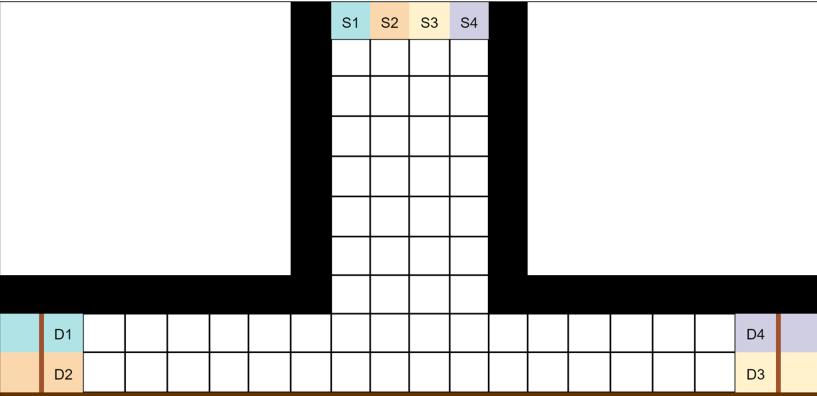
#> input picture Pics/Round1_Crop.png, 1634 x 791 px, found by its file name (shown at 1/2 size)
$ python inputProcessing.py
#> lines starting #> are read from the running program, lines starting #| are printed output that depends on the picture; after the words box and inside, x2 and y2 are one past the last pixel; in counts of white or black regions, pixels touching at a corner belong together
import cv2
import numpy as np
import csv

class ImageProcess:
    def __init__(self, img_path, file_path):
        self.img_path = img_path
        self.file_path = file_path
        self.cords = []  # Empty list to store unique cords

    def cordsExtract(self):
        # Reading image with OpenCv
        # and processing it for better
        # extraction of contours and
        # corodinates
        img = cv2.imread(self.img_path)
#> img is the input picture: shape (791, 1634, 3); mean B, G, R 205.8, 207.1, 207.7
        gray = cv2.cvtColor(img, cv2.COLOR_BGR2GRAY)
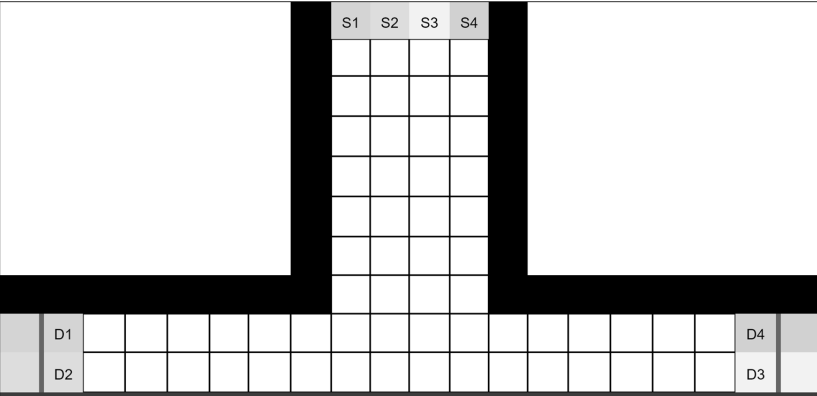
#> gray: shape (791, 1634) (shown at 1/2 size); min 0, max 255, mean 207.2
        blur = cv2.bilateralFilter(gray, 12, 12, 60)
        edged = cv2.Canny(blur, 170, 200)
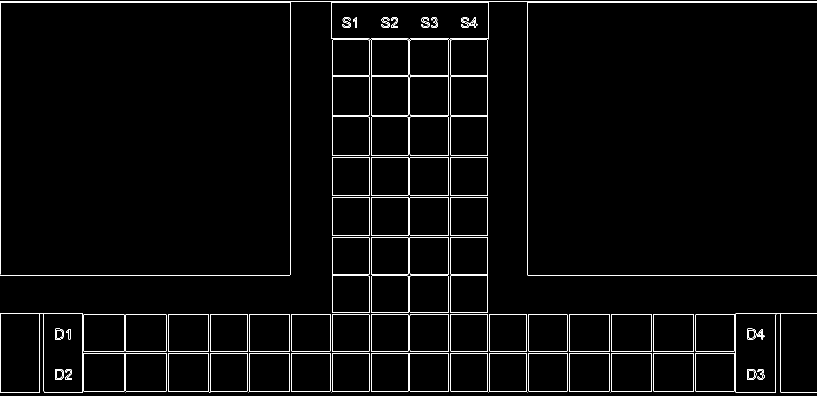
#> edged: shape (791, 1634) (shown at 1/2 size); 2.2% white in thin lines or dots
        ret, thresh1 = cv2.threshold(edged, 80, 255, cv2.THRESH_BINARY)

        # Fetching and drawing contours
        contours, _ = cv2.findContours(thresh1, cv2.RETR_TREE, cv2.CHAIN_APPROX_NONE)
#> contours = 185 contours, 18 with area under 20; largest, box (x1, y1, x2, y2) and area: (0, 627, 166, 785) 24414, (662, 4, 978, 79) 23004, (662, 4, 978, 79) 23001, (1470, 627, 1634, 785) 12572, (1470, 627, 1553, 785) 12568
        cv2.drawContours(img, contours, 0, (0, 0, 255), 2)
#> img: shape (791, 1634, 3); under 0.01% of pixels changed, all inside (x1, y1, x2, y2) = (1219, 783, 1222, 786)

        # Creating white background image with
        # dimesions similar to input image
        # for mapping the coordinates and
        # drawing the coordinates
        h_img, w_img, _ = img.shape
#> h_img = 791; w_img = 1634
        self.blank = np.zeros([h_img, w_img, 3], dtype = np.uint8)
        self.blank [:, :] = [0, 0, 0]

        # Filtering through each contour and
        # then getting the coordinates to
        # add to the above list
        area = set()
        for contour in contours:
            approx = cv2.approxPolyDP(contour, 0.001 * cv2.arcLength(contour, True), True)

            # if len(approx) == 4:
            M = cv2.moments(contour)
            if M['m00'] > 3500 and M['m00'] < 6500:
                if M['m00'] == 0:
                    cX, cY = 0, 0,
                else:
                    cX = int(M["m10"] / M["m00"])
                    cY = int(M["m01"] / M["m00"])

                area.add(M['m00'])

                x, y, w, h = cv2.boundingRect(approx)

                # print([x, y, w, h])
                aspectRatio = float(w)/h
                if aspectRatio >= 0.8 and aspectRatio <= 1.20:
                    cv2.drawContours(self.blank, [approx], 0, (0, 0, 255), 2)
                    cv2.circle(self.blank, (cX, cY), 5, (255, 0, 0), 1)
                    if (cX, cY) not in self.cords:
                        self.cords.append([cX, cY])
#> this loop made 185 passes
#> (cX, cY, x, y, w, h, aspectRatio) on passes 8 to 19: (1429, 744, 1391, 706, 78, 78, 1), (1429, 744, 1391, 706, 78, 78, 1), (1346, 744, 1306, 706, 82, 78, 1.05), (1346, 744, 1306, 706, 82, 78, 1.05), (1262, 744, 1222, 706, 82, 78, 1.05), (1262, 744, 1222, 706, 82, 78, 1.05), (1178, 744, 1138, 706, 82, 78, 1.05), (1178, 744, 1138, 706, 82, 78, 1.05), (1095, 744, 1056, 706, 79, 78, 1.01), (1095, 744, 1056, 706, 79, 78, 1.01), (1015, 744, 978, 706, 76, 78, 0.974), (1015, 744, 978, 706, 76, 78, 0.974)
#> cX on pass 137: 778
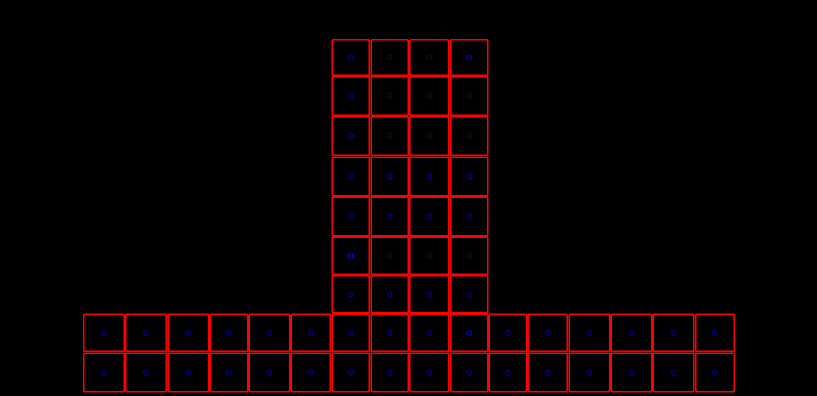
#> self.blank: shape (791, 1634, 3) (shown at 1/2 size); mean of channels 0, 1, 2 0.3, 0, 10.7; drawn as B, G, R
#> after the loop, area = 52 items; self.cords = 120 pairs, first value 207 to 1429, second value 114 to 744

        # cv2.imshow(f"Original", img)
        cv2.imshow(f"Rects", self.blank)

        # print(np.array(cords))
        cv2.waitKey(0)
        cv2.destroyAllWindows()

    def imageSave(self, imgSave_path):
        cv2.imwrite(imgSave_path, self.blank)

    def cords2CSV(self):
        self.cords.sort()
        print("Creating CSV file...")

        header = [['x', 'y']]
        print("Writing CSV file...")
        with open(self.file_path, 'w') as file:

            writer = csv.writer(file)
            writer.writerows(header)
            writer.writerows(self.cords)

        file.close()
        print("CSV file ready")

if __name__ == '__main__':

    # Image Path
    img_path = r'Pics\Round1_Crop.png'

    # File Path
    filename = r'Files\Co-ordinates_1.csv'

    extraction = ImageProcess(img_path, filename)

    extraction.cordsExtract()

    img_save = r'Pics\Blank_1.png'
    extraction.imageSave(img_save)
    extraction.cords2CSV()

$ run again, with Pics/Round2_Crop.png copied over Pics/Round1_Crop.png
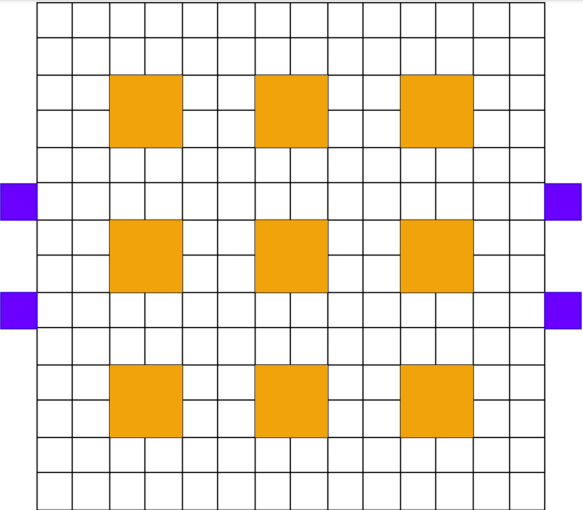
#> input picture Pics/Round2_Crop.png, 1165 x 1019 px, found by its file name (shown at 1/2 size)
#> in cordsExtract, img is the input picture: shape (1019, 1165, 3); mean B, G, R 203.3, 223, 237.2
#> in cordsExtract, `edged = cv2.Canny(blur, 170, 200)`:
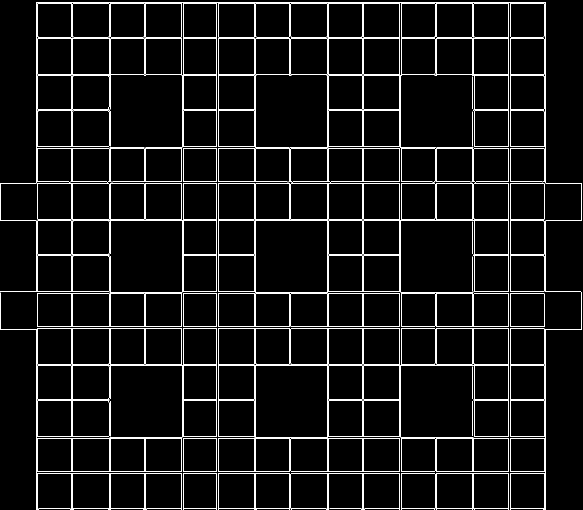
#> edged: shape (1019, 1165) (shown at 1/2 size); 4.5% white in thin lines or dots
#> contours = 304 contours, 19 with area under 20; largest, box (x1, y1, x2, y2) and area: (436, 366, 656, 654) 46088, (436, 656, 656, 944) 46017, (75, 656, 434, 944) 33470, (75, 366, 434, 654) 28349, (727, 366, 1018, 654) 24496
#> img: shape (1019, 1165, 3); 0.07% of pixels changed, all inside (x1, y1, x2, y2) = (1019, 945, 1090, 1019)
#> the loop in cordsExtract, `for contour in contours:` made 304 passes
#> (approx, cX, cY, x, y, w, h, aspectRatio) on passes 24, 31, 37, 39: ([[1020, 876], [1020, 943], [1088, 943], [1088, 876]], 1054, 909, 1020, 876, 69, 68, 1.01), ([[727, 876], [727, 943], [799, 943], [799, 876]], 763, 909, 727, 876, 73, 68, 1.07), ([[366, 876], [366, 943], [433, 943], [433, 876]], 399, 909, 366, 876, 68, 68, 1), ([[291, 876], [291, 943], [363, 943], [363, 876]], 327, 909, 291, 876, 73, 68, 1.07)
#> after the loop in cordsExtract, `for contour in contours:`:
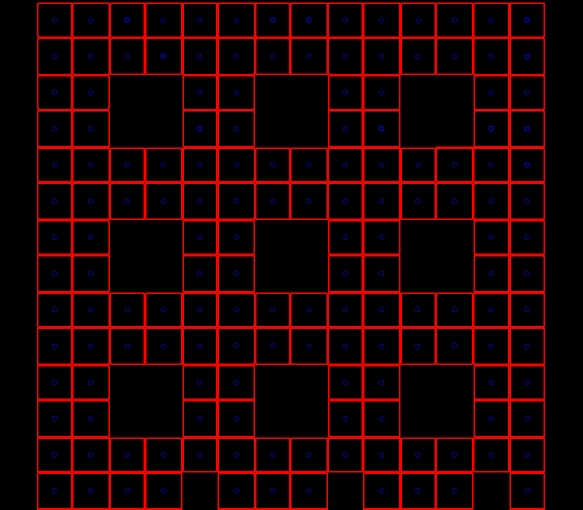
#> self.blank: shape (1019, 1165, 3) (shown at 1/2 size); mean of channels 0, 1, 2 1, 0, 26.8; drawn as B, G, R
#> after the loop in cordsExtract, `for contour in contours:`: area = 92 items; self.cords = 246 pairs, first value 108 to 1054, second value 39 to 981

$ run again, with Pics/Blank.png copied over Pics/Round1_Crop.png
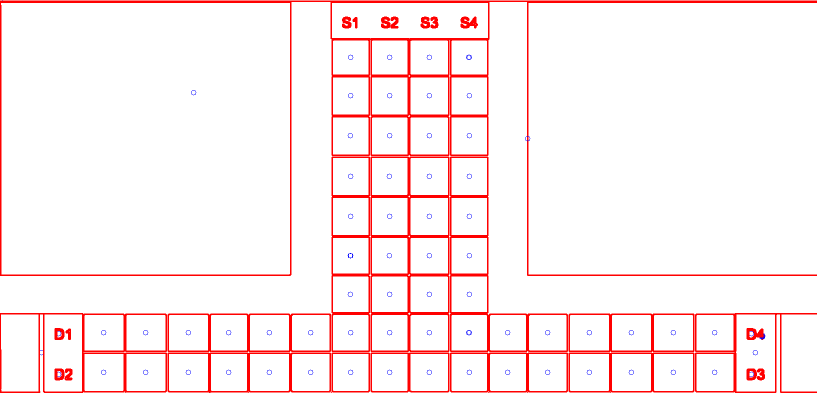
#> input picture Pics/Blank.png, 1634 x 791 px, found by its file name (shown at 1/2 size)
#> in cordsExtract, img is the input picture: shape (791, 1634, 3); mean B, G, R 238.9, 238.6, 254.6
#> in cordsExtract, `edged = cv2.Canny(blur, 170, 200)`:
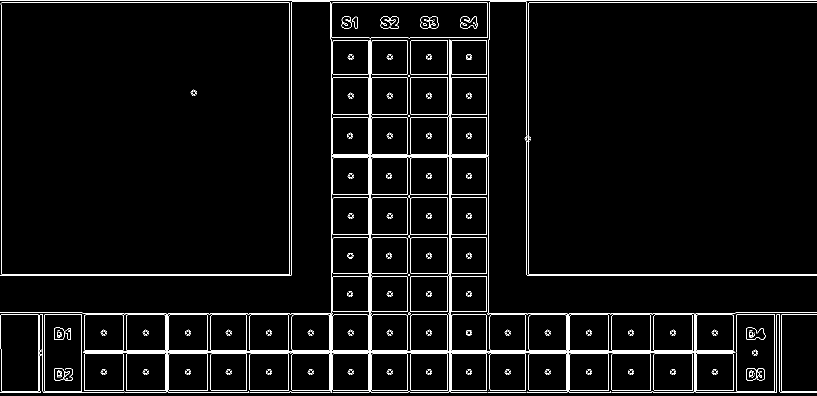
#> edged: shape (791, 1634) (shown at 1/2 size); 3.4% white in thin lines or dots
#> contours = 765 contours, 565 with area under 20; largest, box (x1, y1, x2, y2) and area: (1, 5, 580, 549) 313312, (1, 5, 580, 549) 313311, (0, 3, 1634, 786) 129906, (741, 313, 899, 704) 61210, (662, 313, 740, 704) 29927
#> img: shape (791, 1634, 3); 0.01% of pixels changed, all inside (x1, y1, x2, y2) = (975, 784, 1054, 787)
#> the loop in cordsExtract, `for contour in contours:` made 765 passes
#> (cX, cY, x, y, w, h, aspectRatio) on passes 6, 7, 16, 17, 26, 27, 36, 37: (1429, 744, 1392, 707, 75, 75, 1), (1429, 744, 1392, 707, 75, 75, 1), (1346, 744, 1307, 707, 79, 75, 1.05), (1346, 744, 1307, 707, 79, 75, 1.05), (1262, 744, 1223, 707, 79, 75, 1.05), (1262, 744, 1223, 707, 79, 75, 1.05), (1178, 744, 1139, 707, 79, 75, 1.05), (1178, 744, 1139, 707, 79, 75, 1.05)
#> after the loop in cordsExtract, `for contour in contours:`:
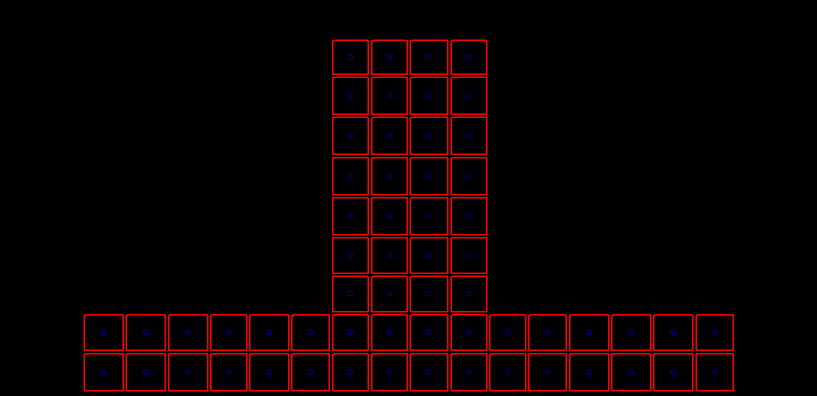
#> self.blank: shape (791, 1634, 3) (shown at 1/2 size); mean of channels 0, 1, 2 0.3, 0, 10.3; drawn as B, G, R
#> after the loop in cordsExtract, `for contour in contours:`: area = 43 items; self.cords = 120 pairs, first value 207 to 1429, second value 114 to 744
